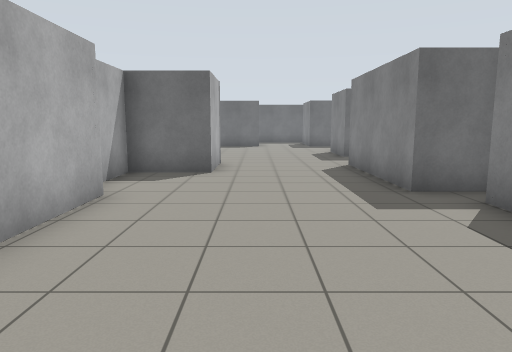
View 1 (above)

19 first-person views from a walk through a robot-simulator world made for Gazebo. The camera is 1.2 m above the floor, tilts 8° down and sees 70° across. The floor is counted in squares, 1 m on a side. Each view is taken from the middle of a square. On the plan, view 1 faces up. The plan holds only what a view shows up to about 14 squares ahead; the rest is blank.

View 2
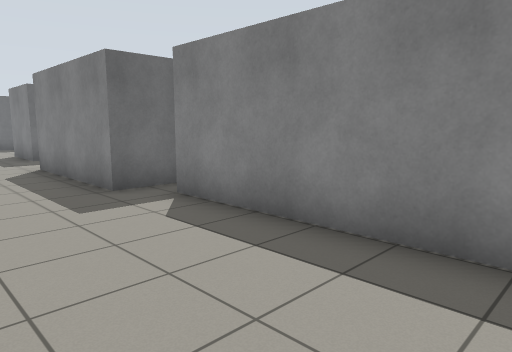

View 3
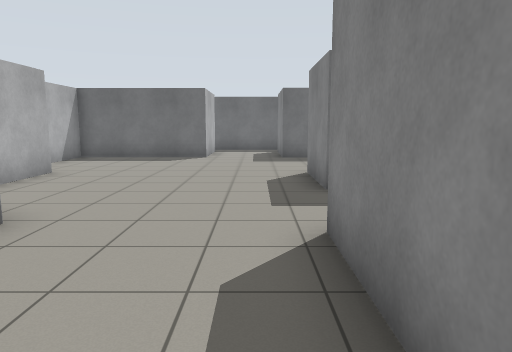

View 4
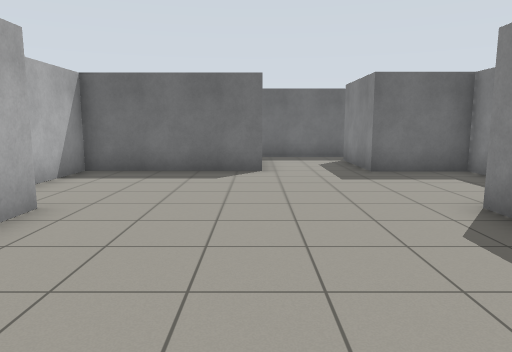

View 5
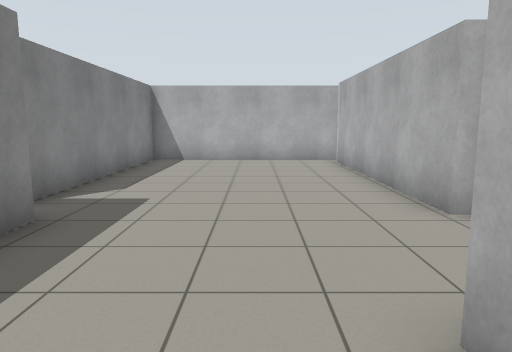

View 6
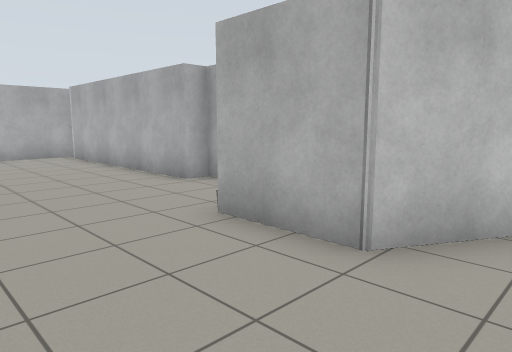

View 7
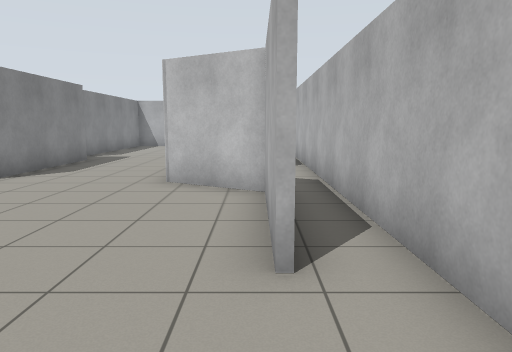

View 8
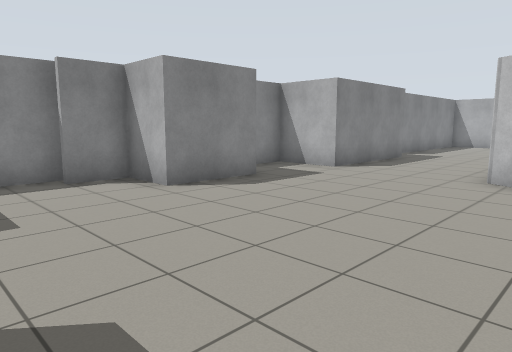

View 9
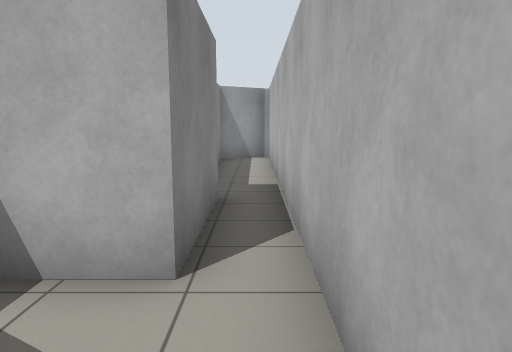

View 10
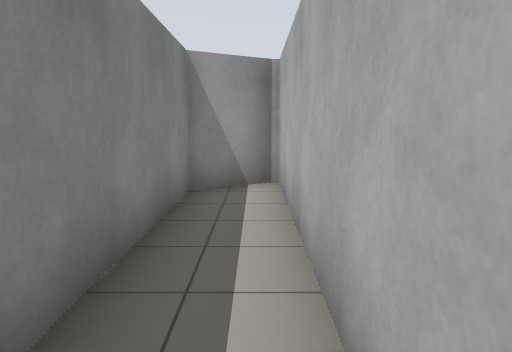

View 11
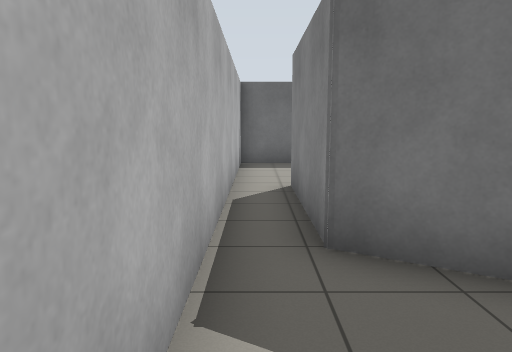

View 12
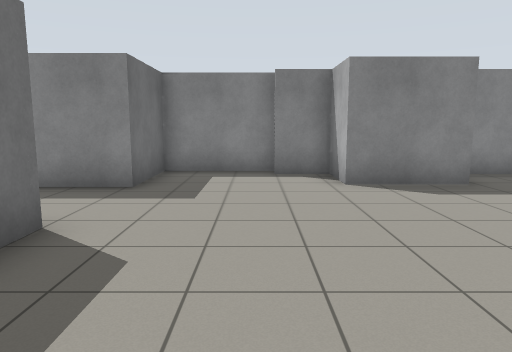

View 13
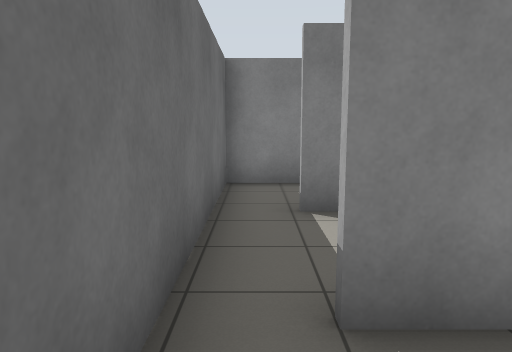

View 14
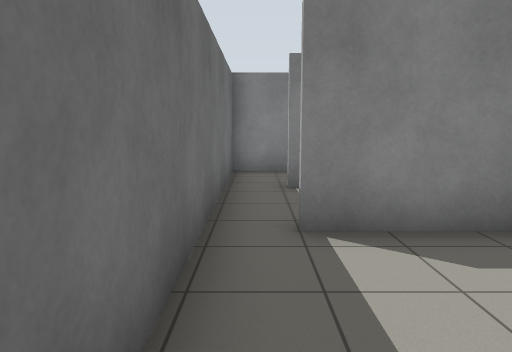

View 15
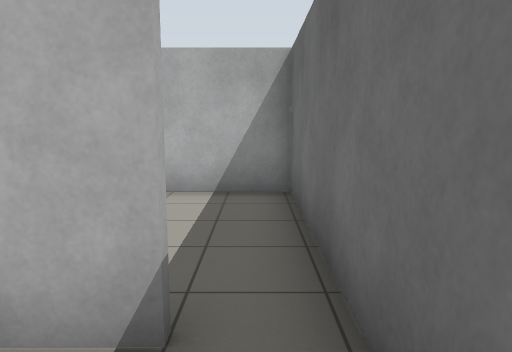

View 16
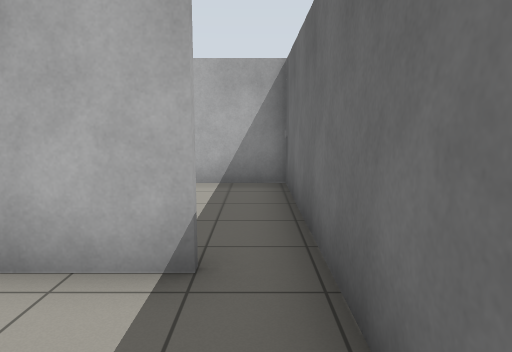

View 17
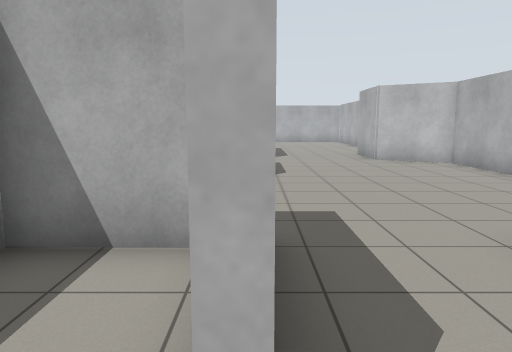

View 18
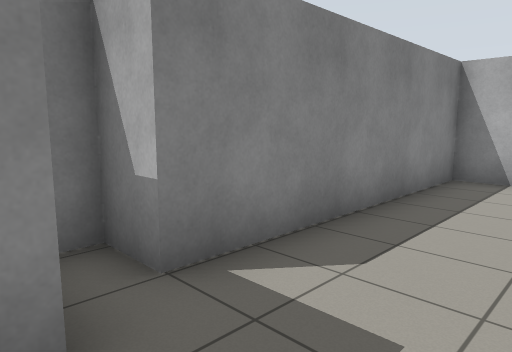

View 19
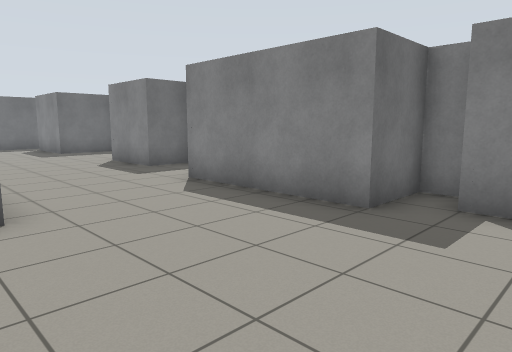

### Floor plan
Points are (right, up) in squares from view 1. A wall is a line through its corners. A room is listed if a view was taken in it or the views show most of it. See-through windows are left out.
Room 1 (views 1, 2, 3, 4, 5, 6, 7, 8, 12, 15, 16, 17, 18, 19)
walls: (4.7, 13.7) (3.3, 13.7) (3.3, 16.2) (4.9, 16.2) (4.9, 17.6); (-2.6, 6.2) (-2.6, -0.7); (-3.2, 16.2) (-3.2, 12.5) (-1.1, 11.4) (-1.1, 9.1) (-3.2, 9.1) (-3.2, 6.2); (5.5, 17.4) (5.5, 20.5) (3, 20.5) (3, 23.5); (0.2, 23.6) (0.2, 20.5) (-4.5, 20.5) (-4.5, 16.5); (-3, -1.6) (3.5, -1.6) (3.5, 5.5) (4.6, 5.5) (4.6, 6.5) (2.8, 6.5) (2.8, 11) (4.9, 11) (4.9, 12.8); (3.5, 24.6) (0.5, 24.6)
ways out: opening at (-4, 16) to room 2; opening at (0, 24) to room 3; opening at (3, 24) to room 4
Room 2 (views 9, 10, 11)
walls: (-3.3, 6) (-3.3, 9.3) (-2, 9.3); (-1.9, 11.7) (-3.3, 12.5) (-3.3, 16.2); (-4.5, 16.5) (-4.5, -1.7) (-2.8, -0.7) (-2.8, 4.5)
ways out: opening at (-4, 16) to room 1
Room 3 (views 13, 14)
walls: (0, 21) (0, 23.6); (0.5, 24.6) (-4.5, 24.6) (-4.5, 22.4)
ways out: opening at (0, 24) to room 1
Room 4 (no view inside)
walls: (5.5, 23) (5.5, 24.6) (3.5, 24.6); (3.6, 20.5) (5.5, 20.5)
ways out: opening at (3, 24) to room 1

Where each view was taken, in squares from view 1:
view 1: 0 up, 0 right, facing up
view 2: 0 up, 0 right, facing up-right
view 3: 7 up, 2 right, facing up
view 4: 11 up, 0 right, facing up
view 5: 11 up, 0 right, facing down
view 6: 13 up, 2 right, facing down-left
view 7: 19 up, 3 left, facing down
view 8: 20 up, 3 left, facing down-right
view 9: 12 up, 4 left, facing down
view 10: 6 up, 4 left, facing down
view 11: 9 up, 4 left, facing up
view 12: 18 up, 4 left, facing right
view 13: 24 up, 2 left, facing right
view 14: 24 up, 4 left, facing right
view 15: 24 up, 2 right, facing left
view 16: 24 up, 3 right, facing left
view 17: 24 up, 3 right, facing down
view 18: 7 up, 1 right, facing down-right
view 19: 4 up, 2 left, facing up-right
